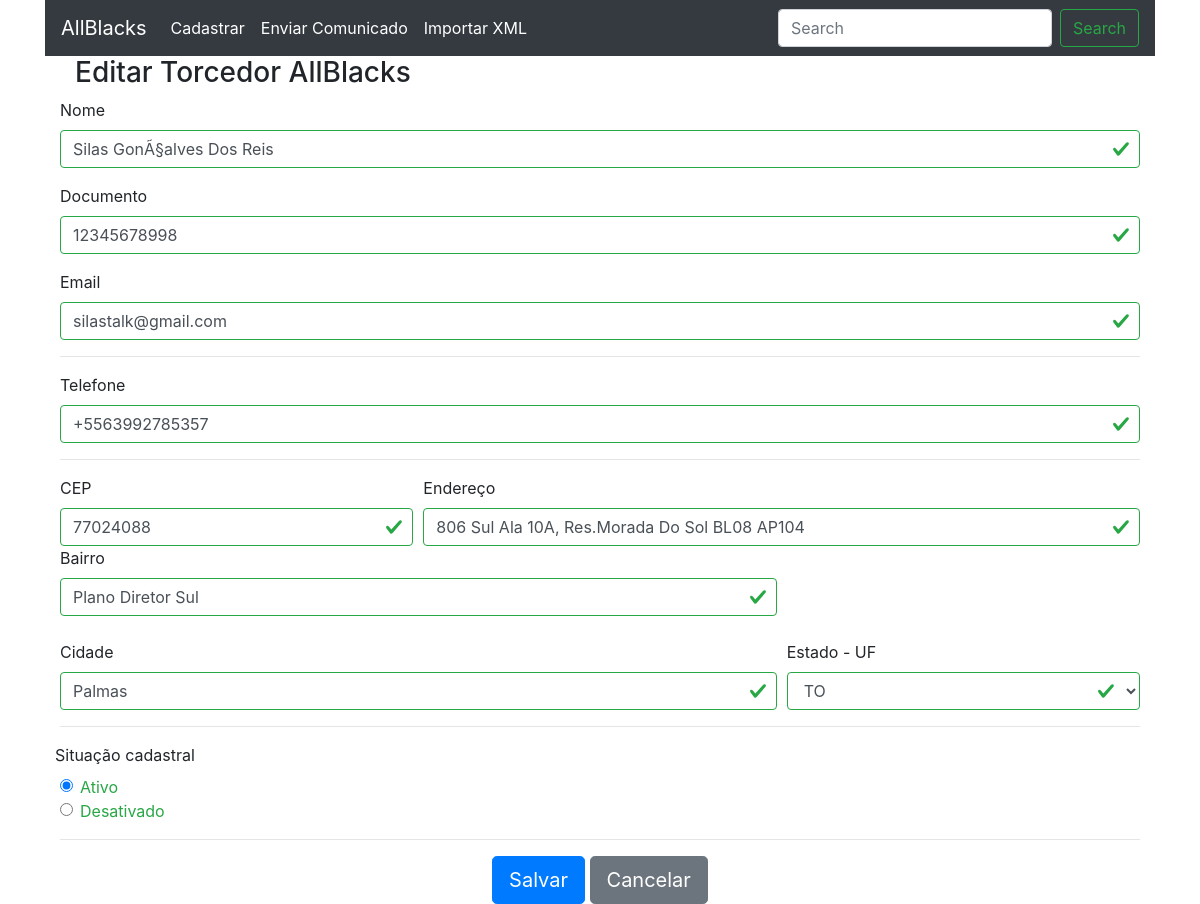
The page /editar.php?id=4 on the database its author committed.
### tables this page shows
CREATE TABLE IF NOT EXISTS `torcedores` (
  `id` int(11) NOT NULL AUTO_INCREMENT,
  `nome` varchar(100) NOT NULL,
  `documento` varchar(11) NOT NULL,
  `email` varchar(50) DEFAULT NULL,
  `telefone` varchar(15) DEFAULT NULL,
  `cep` varchar(9) NOT NULL,
  `endereco` varchar(100) NOT NULL,
  `bairro` varchar(50) NOT NULL,
  `cidade` varchar(50) NOT NULL,
  `uf` varchar(2) NOT NULL,
  `ativo` enum('1','') DEFAULT NULL,
  PRIMARY KEY (`id`)
);

### editar.php (called while the page is built, shortened)
<?php
$torcedor = Torcedor::getTorcedor($_GET['id']);
include __DIR__.'/includes/header.php';
include __DIR__.'/includes/form.php';
include __DIR__.'/includes/footer.php';

### app/Db/Database.php (called while the page is built, shortened)
<?php
class Database{
    private $table;
    private $connection;
    public function __construct($table = null)
    {
        $this->table = $table;
    }
    private function setConnection(){
        try{
            $this->connection = new PDO('mysql:host='.self::HOST.';dbname='.self::DBNAME,self::USER,self::PASSWORD);
            $this->connection->setAttribute(PDO::ATTR_ERRMODE, PDO::ERRMODE_EXCEPTION);
        }catch(PDOException $e){
            die('ERROR: '.$e->getMessage());
        }
    }
    public function execute($query, $params = []){
        try{
            $statement = $this->connection->prepare($query);
            $statement->execute($params);
            return $statement;
        }catch(PDOException $e){
            die('ERROR: '.$e->getMessage());
        }
    }
    public function select($where = null, $order = null, $limit = null, $fields = '*'){
        $where = strlen($where) ? 'WHERE '.$where : '';
        $order = strlen($order) ? 'ORDER BY '.$order : '';
        $limit = strlen($limit) ? 'LIMIT '.$limit : '';
        $query = 'SELECT '.$fields.' FROM '.$this->table.' '.$where.' '.$order.' '.$limit;
        return $this->execute($query);
    }
}

### app/Entity/Torcedor.php (called while the page is built, shortened)
<?php
class Torcedor{
    public static function getTorcedor($id){
        return (new Database('torcedores'))->select('id = '.$id)
                                            ->fetchObject(self::class);
    }
}

### includes/form.php (the view, shortened to what this page needs)
<main>
    <section>
        <div class="container">
            <div class="container center">
                <h3><?= TITLE ?> AllBlacks</h3>
            </div>
            <form method="post" class="was-validated" novalidate>
                <div class="form-group">
                    <label for="nome">Nome</label>
                    <input type="text" class="form-control" id="nome" name="nome" value="<?= $torcedor->nome ?>" placeholder="Nome do torcedor" required>
                </div>
                <div class="form-group">
                    <label for="documento">Documento</label>
                    <input type="text" class="form-control" id="documento" name="documento" value="<?= $torcedor->documento ?>" placeholder="000.000.000-00" required>
                </div>
                <div class="form-group">
                    <label for="email">Email</label>
                    <input type="email" class="form-control" id="email" name="email" value="<?= $torcedor->email ?>" placeholder="name@example.com" required>
                </div>
                <hr>
                <div class="form-group">
                    <label for="telefone">Telefone</label>
                    <input type="text" class="form-control" name="telefone" id="telefone" value="<?= $torcedor->telefone ?>" placeholder="00000000" required>
                </div>
                <hr>
                <div class="form-row">
                    <div class="col-4">
                        <label for="cep">CEP</label>
                        <input type="text" class="form-control" name="cep" id="cep" value="<?= $torcedor->cep ?>" placeholder="00000-000" required>
                    </div>
                    <div class="col-8">
                        <label for="endereco">Endereço</label>
                        <input type="text" class="form-control" id="endereco" name="endereco" value="<?= $torcedor->endereco ?>" placeholder="Endereço do torcedor" required>
                    </div>
                    <div class="col-8">
                        <label for="bairro">Bairro</label>
                        <input type="text" class="form-control" id="endereco" name="bairro" value="<?= $torcedor->bairro ?>" placeholder="Bairro do torcedor" required>
                    </div>
                </div>
                <br>
                <div class="form-row">
                    <div class="col-8">
                        <label for="cidade">Cidade</label>
                        <input type="text" class="form-control" name="cidade" placeholder id="cidade" value="<?= $torcedor->cidade ?>" placeholder="Cidade do torcedor" required>
                    </div>
                    <div class="col-4">
                        <label for="uf">Estado - UF</label>
                        <select class="form-control" id="uf" name="uf" required>
                            <option value="<?= $torcedor->uf ?>"><?= $torcedor->uf ?></option>
                        </select>
                    </div>
                </div>
                <hr>
                <div class="form-group">
                    <div class="form-row">
                        <label for="email">Situação cadastral</label>
                    </div>
                    <div class="form-check">
                        <input class="form-check-input" type="radio" name="ativo" value="1" checked>
                        <label class="form-check-label">
                            Ativo
                        </label>
                    </div>
                    <div class="form-check">
                        <input class="form-check-input" type="radio" name="ativo" value="" <?= $torcedor->ativo == '' ? 'checked' : '' ?>>
                        <label class="form-check-label" for="gridRadios2">
                            Desativado
                        </label>
                    </div>
                </div>
                <hr>
                <div class="text-center">
                    <button type="submit" class="btn btn-primary btn-lg">Salvar</button>
                    <button href="index.html" class="btn btn-secondary btn-lg">Cancelar</button>
                </div>
            </form>
        </div>
        </div>

### rows shown on the page
torcedores: nome "Silas GonÃ§alves Dos Reis", documento "12345678998", email "silastalk@gmail.com", telefone "+5563992785357", cep "77024088", endereco "806 Sul Ala 10A, Res.Morada Do Sol BL08 AP104", bairro "Plano Diretor Sul", cidade "Palmas", uf "TO"

### other values the page prints
TITLE "Editar Torcedor"
